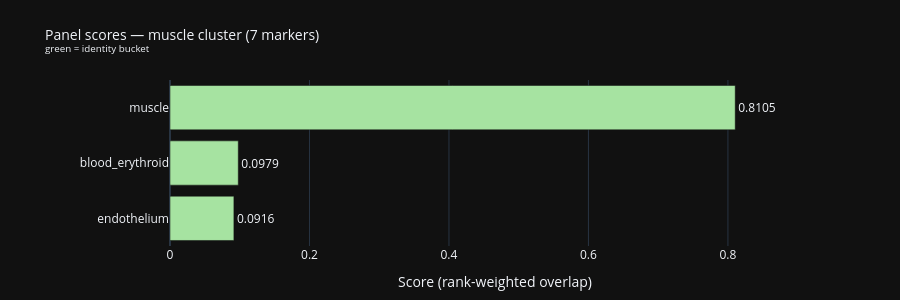

The notebook cell this image was saved under:
### Markdown cell above
## Optional visualization — ranked bucket bar chart

*(Optional, and unchanged.)* The rich tables above are the primary read; this interactive plotly bar chart of the muscle cluster's non-zero bucket scores is a complementary view — hover any bar for its matched markers. It reuses `scores` from section 3.

**What to look for:** the same `muscle` dominance, now as bar length — score ordering and matched markers explain the ranking at a glance.

### Code cell
import plotly.graph_objects as go

_COLOURS = {
    zlabel.KIND_IDENTITY: "#A6E3A1",  # green — lineage buckets
    zlabel.KIND_STATE:    "#F9E2AF",  # yellow — state buckets
}

# Show only buckets that scored above zero; everything else stays in the table above.
visible = [s for s in scores if s.score > 0]
if not visible:
    raise ValueError("No non-zero bucket scores to visualize.")

_KIND_LEGEND = {
    zlabel.KIND_IDENTITY: "green = identity bucket",
    zlabel.KIND_STATE: "yellow = state bucket",
}
legend_note = " · ".join(_KIND_LEGEND[k] for k in sorted({s.kind for s in visible}))

custom_rows = []
for s in visible:
    pieces = []
    for m in s.matched_markers:
        if m.input.lower() == m.symbol:
            pieces.append(f"{m.input}(r{m.rank})")
        else:
            pieces.append(f"{m.input}(r{m.rank}->{m.symbol})")
    custom_rows.append(", ".join(pieces) or "none")

fig = go.Figure(
    go.Bar(
        x=[s.score for s in visible],
        y=[s.bucket for s in visible],
        orientation="h",
        marker_color=[_COLOURS[s.kind] for s in visible],
        text=[f"{s.score:.4f}" for s in visible],
        textposition="outside",
        hovertemplate=(
            "<b>%{y}</b><br>score: %{x:.4f}<br>"
            "matched: %{customdata}<extra></extra>"
        ),
        customdata=custom_rows,
    )
)
fig.update_layout(
    title=dict(
        text="Panel scores — muscle cluster (7 markers)<br>"
        f"<sup>{legend_note}</sup>",
        font_size=14,
    ),
    xaxis_title="Score (rank-weighted overlap)",
    xaxis_range=[0, max(s.score for s in visible) * 1.15],
    yaxis={"autorange": "reversed"},
    template="plotly_dark",
    height=max(300, 45 * len(visible) + 100),
    margin=dict(l=170, r=80, t=80, b=50),
)
fig.show()

### Figure 1 — Plotly figure (JSON) as saved in the notebook; plotly's stock layout.template omitted (floating-point values rounded to 4 significant figures)
{"data": [{"customdata": ["mylz2(r1->mylpfa), acta1b(r2), tnnt3a(r3), myod1(r4), myog(r5)", "hbae1.1(r6)", "kdrl(r7)"], "hovertemplate": "<b>%{y}</b><br>score: %{x:.4f}<br>matched: %{customdata}<extra></extra>", "marker": {"color": ["#A6E3A1", "#A6E3A1", "#A6E3A1"]}, "orientation": "h", "text": ["0.8105", "0.0979", "0.0916"], "textposition": "outside", "type": "bar", "x": [0.8105, 0.09791, 0.09163], "y": ["muscle", "blood_erythroid", "endothelium"]}], "layout": {"height": 300, "margin": {"b": 50, "l": 170, "r": 80, "t": 80}, "title": {"font": {"size": 14}, "text": "Panel scores — muscle cluster (7 markers)<br><sup>green = identity bucket</sup>"}, "xaxis": {"range": [0, 0.932], "title": {"text": "Score (rank-weighted overlap)"}}, "yaxis": {"autorange": "reversed"}}}
